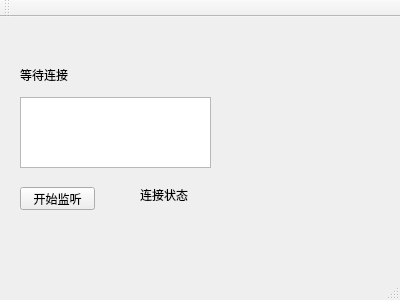
<?xml version="1.0" encoding="UTF-8"?>
<ui version="4.0">
 <class>MainWindow</class>
 <widget class="QMainWindow" name="MainWindow">
  <property name="geometry">
   <rect>
    <x>0</x>
    <y>0</y>
    <width>400</width>
    <height>300</height>
   </rect>
  </property>
  <property name="windowTitle">
   <string>MainWindow</string>
  </property>
  <widget class="QWidget" name="centralWidget">
   <widget class="QLabel" name="statuslabel">
    <property name="geometry">
     <rect>
      <x>20</x>
      <y>50</y>
      <width>171</width>
      <height>16</height>
     </rect>
    </property>
    <property name="text">
     <string>等待连接</string>
    </property>
   </widget>
   <widget class="QTextEdit" name="EditMessage">
    <property name="geometry">
     <rect>
      <x>20</x>
      <y>80</y>
      <width>191</width>
      <height>71</height>
     </rect>
    </property>
   </widget>
   <widget class="QPushButton" name="begin_listen">
    <property name="geometry">
     <rect>
      <x>20</x>
      <y>170</y>
      <width>75</width>
      <height>23</height>
     </rect>
    </property>
    <property name="text">
     <string>开始监听</string>
    </property>
   </widget>
   <widget class="QLabel" name="showIfConnected">
    <property name="geometry">
     <rect>
      <x>140</x>
      <y>170</y>
      <width>161</width>
      <height>16</height>
     </rect>
    </property>
    <property name="text">
     <string>连接状态</string>
    </property>
   </widget>
  </widget>
  <widget class="QMenuBar" name="menuBar">
   <property name="geometry">
    <rect>
     <x>0</x>
     <y>0</y>
     <width>400</width>
     <height>23</height>
    </rect>
   </property>
  </widget>
  <widget class="QToolBar" name="mainToolBar">
   <attribute name="toolBarArea">
    <enum>TopToolBarArea</enum>
   </attribute>
   <attribute name="toolBarBreak">
    <bool>false</bool>
   </attribute>
  </widget>
  <widget class="QStatusBar" name="statusBar"/>
 </widget>
 <layoutdefault spacing="6" margin="11"/>
 <resources/>
 <connections/>
</ui>
